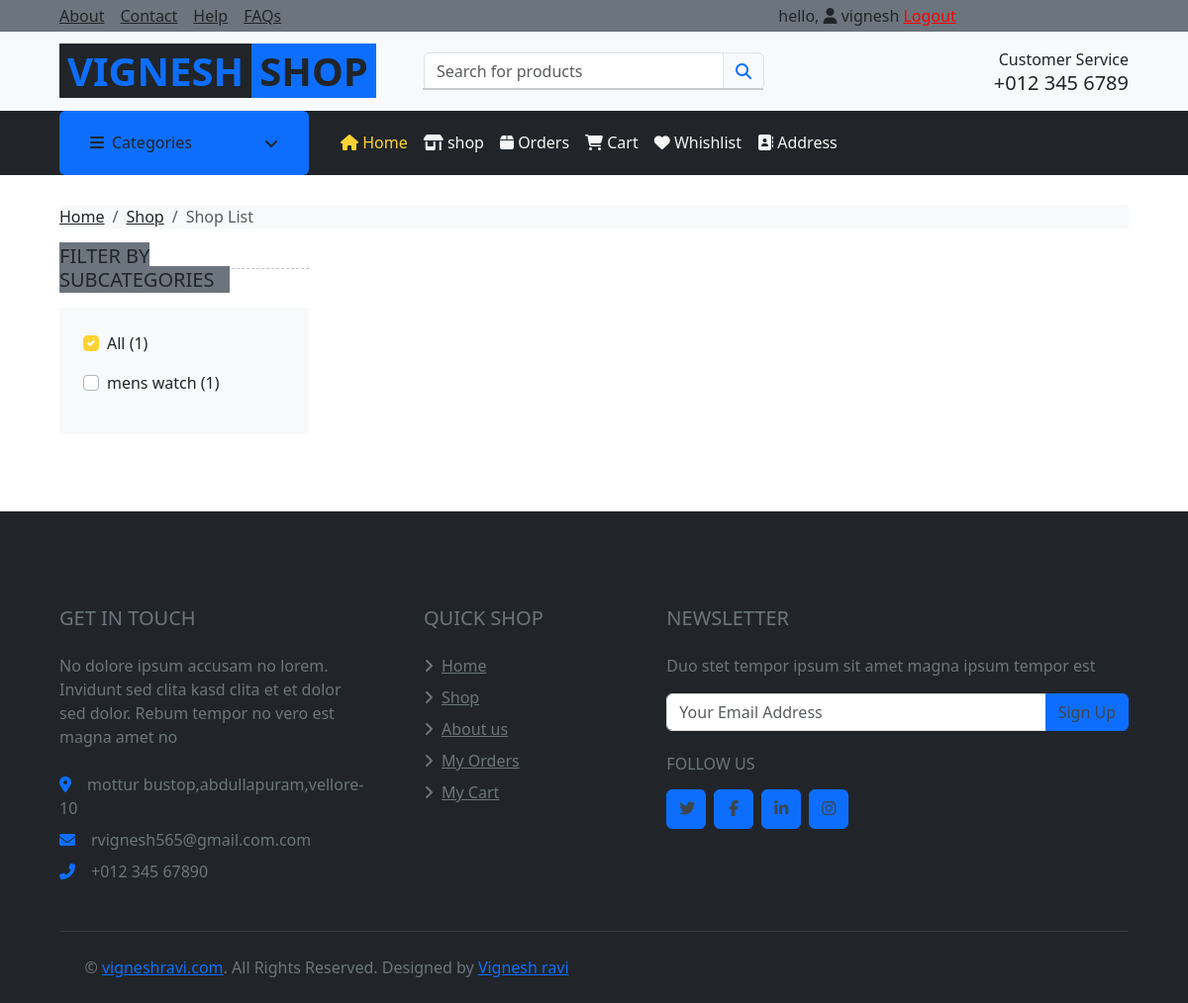
Page /shop/Watches (signed in) on the committed database.
### app/models.py (models this page shows, shortened)
class CustomUser(AbstractBaseUser, PermissionsMixin):
    email = models.EmailField(max_length=255, unique=True)
    name = models.CharField(max_length=255)
    mobilenumber = models.CharField(max_length=15)
    is_active = models.BooleanField(default=True)
    is_staff = models.BooleanField(default=False)
    is_admin = models.BooleanField(default=False)
    is_superuser = models.BooleanField(default=False)
    objects = CustomUserManager()
    USERNAME_FIELD = 'email'
    REQUIRED_FIELDS = ['name', 'mobilenumber']

class SubCategory(models.Model):
    name = models.CharField(max_length=100)
    description = models.TextField()
    image = models.ImageField(upload_to='subcategories/')
    category = models.ForeignKey(Category, related_name='subcategories', on_delete=models.CASCADE)
    product_count = models.IntegerField(default=0)
    created_at = models.DateTimeField(auto_now_add=True)
    updated_at = models.DateTimeField(auto_now=True)

### app/views.py (the view, shortened to what this page needs)
# urls.py: path('shop/<str:name>', views.shop, name='shop'),
def shop(request, name=None):
    categories = Category.objects.all()
    category = get_object_or_404(Category, name=name)
    subcategories = SubCategory.objects.filter(category=category)
    subcategories_with_counts = []
    total_product_count = 0
    for subcategory in subcategories:
        product_count = Product.objects.filter(subcategory=subcategory, category=category).count()
        subcategories_with_counts.append((subcategory, product_count))
        total_product_count += product_count
    products = Product.objects.filter(category=category)
    context = {
        'category': category,
        'subcategories_with_counts': subcategories_with_counts,
        'total_product_count': total_product_count,
        'products': products,
        'categories':categories
    }
    return render(request, 'pages/shop.html', context)

### templates/pages/shop.html (shortened to what this page needs)
{% extends 'base/base.html' %}
{% block content %}
<div class="container-fluid">
    <div class="row px-xl-5">
        <div class="col-12">
            <nav class="breadcrumb bg-light mb-30">
                <a class="breadcrumb-item text-dark" href="#">Home</a>
                <a class="breadcrumb-item text-dark" href="#">Shop</a>
                <span class="breadcrumb-item active">Shop List</span>
            </nav>
        </div>
    </div>
</div>
<div class="container-fluid">
    <div class="row px-xl-5">
        <div class="col-lg-3 col-md-4">
            <h5 class="section-title position-relative text-uppercase mb-3">
                <span class="bg-secondary pr-3">Filter by subcategories</span>
            </h5>
            <div class="bg-light p-4 mb-30">
                <form id="filter-form">
                    <div class="custom-control custom-checkbox d-flex align-items-center justify-content-between mb-3">
                        <label class="custom-control-label" for="price-all">All ({{ total_product_count }})</label>
                    </div>
                    {% for subcategory, count in subcategories_with_counts %}
                    <div class="custom-control custom-checkbox d-flex align-items-center justify-content-between mb-3">
                        <label class="custom-control-label" for="price-{{ subcategory.id }}">{{ subcategory.name }} ({{ count }})</label>
                    </div>
                    {% endfor %}
                </form>
            </div>
        </div>
        <div class="col-lg-9 col-md-8">
            <div class="row pb-3" id="product-list">
            </div>
        </div>
    </div>
</div>
{% endblock content %}

### templates/inc/topnavbar.html (shortened to what this page needs)
<div class="container-fluid">
    <div class="row bg-secondary py-1 px-xl-5">
        <div class="col-lg-6 d-none d-lg-block">
            <div class="d-inline-flex align-items-center h-100">
                <a class="text-body mr-3" href="">About</a>
                <a class="text-body mr-3" href="">Contact</a>
                <a class="text-body mr-3" href="">Help</a>
                <a class="text-body mr-3" href="">FAQs</a>
            </div>
        </div>
        <div class="col-lg-6 text-center text-lg-right">
            <div class="d-inline-flex align-items-center">
                <div class="d-flex">
                  {% if request.user.is_authenticated %}
                  <span><span>hello, <i class="fa-solid fa-user"></i> </span>{{request.user.name}} <a href="{% url 'logout_view' %}" style="color: red !important;">Logout</a></span>
                  {% else %}
                        <button class="dropdown-item bg-primary mx-1" type="button" > <a href="{% url 'signup_view' %}" style="color: white !important;">Register</a>  </button>
                        <button class="dropdown-item bg-primary mx-1" type="button"> <a href="{% url 'login_view' %}" style="color: white !important;">Login</a> </button>
                  {% endif %}
                    </div>
            </div>
        </div>
    </div>
    <div class="row align-items-center bg-light py-3 px-xl-5  ">
        <div class="col-lg-4 d-none d-lg-flex">
            <a href="" class="text-decoration-none">
                <span class="h1 text-uppercase text-primary bg-dark px-2">Vignesh</span>
                <span class="h1 text-uppercase text-dark bg-primary px-2 ml-n1">shop</span>
            </a>
        </div>
        <div class="col-lg-4 col-12 text-left">
            <div >
                <div class="input-group">
                    <input type="text" class="form-control" id="search-input"  placeholder="Search for products">
                    <div id="search-results" class="search-results"></div>
                    <div class="input-group-append">
                        <span class="input-group-text bg-transparent text-primary">
                            <i class="fa fa-search"></i>
                        </span>
                    </div>
                </div>
            </div>
        </div>
        <div class="col-lg-4 col-6 text-right d-none d-lg-block">
            <p class="m-0">Customer Service</p>
            <h5 class="m-0">+012 345 6789</h5>
        </div>
    </div>
</div>

### templates/inc/topnavbar.html (style rules this page uses)
.search-results { position: absolute; top: 36px; background-color: white; border: 1px solid #ccc; width: 100%; z-index: 1000; }

### templates/inc/mobilecategory.html (style rules this page uses)
.search-results { position: absolute; top: 36px; background-color: white; border: 1px solid #ccc; width: 100%; z-index: 1000; }

### rows in the picture
CustomUser: user.name "vignesh"
SubCategory: name "mens watch", count "1"

### other values in the picture
{{ total_product_count }} "1"
